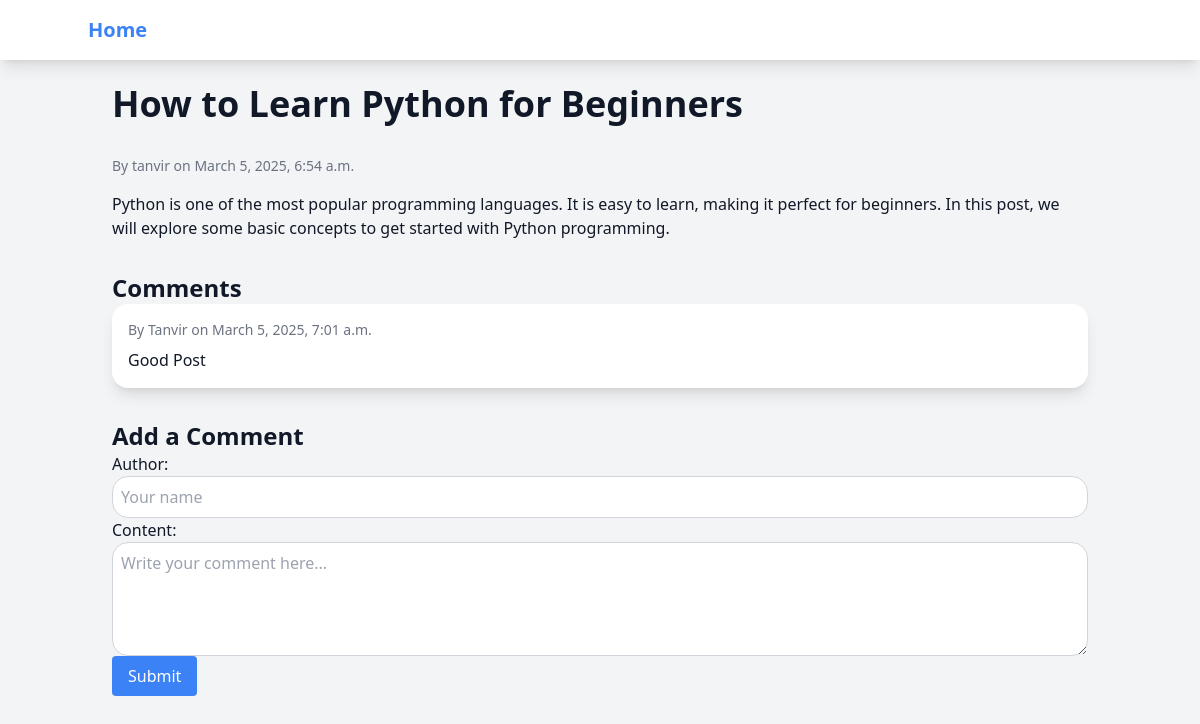
/post/how-to-learn-python-for-beginners/, run on the app's committed database.
### App/models.py (models this page shows, shortened)
class Post(models.Model):
    title = models.CharField(max_length=200)
    slug = models.SlugField(max_length=200, unique=True, blank=True)
    author = models.ForeignKey(User, on_delete=models.CASCADE)
    content = models.TextField()
    category = models.ForeignKey(Category, on_delete=models.SET_NULL, null=True, blank=True)
    created_at = models.DateTimeField(auto_now_add=True)
    updated_at = models.DateTimeField(auto_now=True)
    published = models.BooleanField(default=False)

class Comment(models.Model):
    post = models.ForeignKey(Post, on_delete=models.CASCADE, related_name='comments')
    author = models.CharField(max_length=100)
    content = models.TextField()
    created_at = models.DateTimeField(auto_now_add=True)

### App/views.py (the view)
# urls.py: path('post/<slug:slug>/', views.post_detail, name='post_detail'),
def post_detail(request, slug):
    post = get_object_or_404(Post, slug=slug)
    comments = post.comments.all()
    if request.method == 'POST':
        form = CommentForm(request.POST)
        if form.is_valid():
            comment = form.save(commit=False)
            comment.post = post
            comment.save()
            return redirect('post_detail', slug=post.slug)
    else:
        form = CommentForm()
    return render(request, 'blog/post_detail.html', {'post': post, 'comments': comments, 'form': form})

### App/forms.py
class CommentForm(forms.ModelForm):
    class Meta:
        model = Comment
        fields = ['author', 'content']
        widgets = {
            'author': forms.TextInput(attrs={
                'class': 'w-full p-2 border border-gray-300 rounded-2xl',
                'placeholder': 'Your name'
            }),
            'content': forms.Textarea(attrs={
                'class': 'w-full p-2 border border-gray-300 rounded-2xl',
                'rows': 4,
                'placeholder': 'Write your comment here...'
            })
        }

### App/templates/blog/post_detail.html (shortened to what this page needs)
{% extends 'blog/base.html' %}
{% block content %}
<h1 class="text-4xl font-bold mb-8">{{ post.title }}</h1>
<p class="text-sm text-gray-500">By {{ post.author }} on {{ post.created_at }}</p>
<div class="mt-4">{{ post.content }}</div>
<h2 class="text-2xl font-semibold mt-8">Comments</h2>
{% for comment in comments %}
    <div class="bg-white rounded-2xl shadow-lg p-4 mb-4">
        <p class="text-sm text-gray-500">By {{ comment.author }} on {{ comment.created_at }}</p>
        <p class="mt-2">{{ comment.content }}</p>
    </div>
{% endfor %}
<h2 class="text-2xl font-semibold mt-8">Add a Comment</h2>
<form method="post">
    {{ form.as_p }}
    <button type="submit" class="bg-blue-500 text-white px-4 py-2 rounded">Submit</button>
</form>
{% endblock %}

### data on the page
Post: title "How to Learn Python for Beginners", author "tanvir", created_at "March 5, 2025, 6:54 a.m.", content "Python is one of the most popular programming languages. It is easy to learn, making it perfect for beginners. In this post, we will explore some basic concepts to get started with Python programming."
Comment: author "Tanvir", created_at "March 5, 2025, 7:01 a.m.", content "Good Post"
